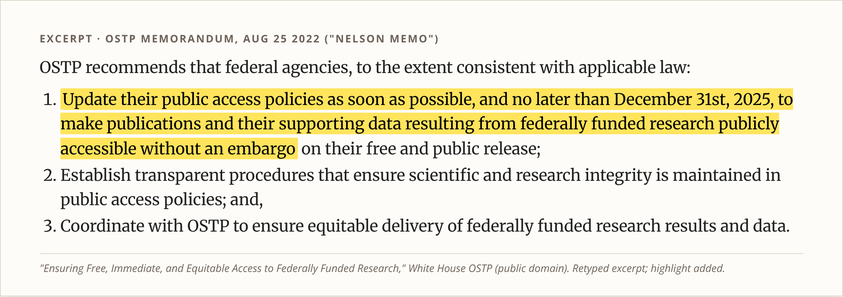
#> input picture talk/beamer/img/excerpt_nelson.png, 843 x 297 px, shrunk from 2428 x 854 before the run, found by its file name
$ python deck_spec.py
#> lines starting #> are read from the running program, lines starting #| are printed output that depends on the picture
# Single source of truth for the FAIR Data Curation talk.
# Coordinates are inches on a 10 x 5.625 in (16:9) slide, shared by the PPTX and Beamer builders.
from PIL import Image
import os
HERE = os.path.dirname(os.path.abspath(__file__))
IMG = lambda n: os.path.join(HERE, "..", "..", "figures", n)

RED, ACC, BODY, RULE = "C8102E", "CE1126", "6E6259", "0060C0"
NAVY, MID, TEAL, GRAY = "1B3A5C", "3D6C9E", "3891A7", "8C97A6"
TINT_B, TINT_I, TINT_G, INK = "DCE6F1", "E8F4F8", "D4EDDA", "222222"


def aspect(path):
    w, h = Image.open(path).size
#> w = 843; h = 297
    return h / w


# ---- block constructors -------------------------------------------------
def T(x, y, w, h, paras, size=14, color=BODY, font="body", align="left"):
    """Text box. paras: list of strings. '• ' = bullet, '## ' = sub-head. **bold** inline."""
    return dict(k="text", x=x, y=y, w=w, h=h, paras=paras, size=size, color=color, font=font, align=align)


def I(x, y, path, w=None, h=None, border=False):
    a = aspect(IMG(path))
#> a = 0.352
    if w is None:
        w = h / a
    if h is None:
        h = w * a
#> h = 2.11
    return dict(k="img", x=x, y=y, w=w, h=h, path=IMG(path), border=border)


def CODE(x, y, w, h, text, size=11):
    return dict(k="code", x=x, y=y, w=w, h=h, text=text, size=size)


def TAB(x, y, w, cols, rows, size=11, rowh=0.3):
    return dict(k="table", x=x, y=y, w=w, cols=cols, rows=rows, size=size, rowh=rowh)


def ST(x, y, w, h, text, size=15):
    """Statement: tinted box with red left bar."""
    return dict(k="stmt", x=x, y=y, w=w, h=h, text=text, size=size)


def BOX(x, y, w, h, fill, head, body, size=12, headcolor=NAVY):
    return dict(k="box", x=x, y=y, w=w, h=h, fill=fill, head=head, body=body, size=size, headcolor=headcolor)


def SRC(text):
    return dict(k="src", text=text)


L, W = 0.69, 8.62  # body left and width

SLIDES = []

# 1 ---------------------------------------------------------------- title
SLIDES.append(dict(kind="title",
    eyebrow="GROUP MEETING  ·  DATA STEWARDSHIP",
    title="FAIR Data Curation for Our Lab",
    subtitle="Making our phenotyping data findable, usable, and ready for USDA and NSF data sharing",
    byline="Zaki Jubery  ·  Agricultural & Biosystems Engineering and Translational AI Center  ·  Iowa State University",
    tiles=[("F", "Findable", "someone can locate it"), ("A", "Accessible", "they can open it"),
           ("I", "Interoperable", "their tools can read it"), ("R", "Reusable", "they know how, and may")],
    notes="""Today is about one practical question: if you left the lab tomorrow, could someone else find, open, understand, and legally reuse your data? FAIR is the name for the four things that make that true: Findable, Accessible, Interoperable, Reusable. I will keep it hands-on. By the end you will have a folder layout, a naming rule, a short list of formats, and a tool that does most of the work for you. About 20 minutes, then we try it on one real dataset."""))

# 2 ---------------------------------------------------------------- story
SLIDES.append(dict(title="The dataset that disappeared",
    blocks=[
        T(L, 1.4, 4.3, 2.6, [
            "A student finishes a UAV-LiDAR maize project. The paper says **\"data available upon request.\"**",
            "Two years later a reviewer asks for it. The student has graduated.",
            "The shared link opens a folder like the one on the right.",
            "## Questions nobody can answer now",
            "• Which flight date is each cloud from?",
            "• Which plot and genotype is which?",
            "• Which coordinate system? Which software?",
            "• Who is allowed to reuse it?"], size=12.5),
        CODE(5.25, 1.45, 4.06, 2.45,
             "final_v3_REAL/\n  cloud_merged FINAL.las\n  lidar_aug2_v3_REAL.laz\n  lidar_aug2_v3_REAL (1).laz\n  plot map FINAL.xlsx\n  ~$plot map FINAL.xlsx\n  Untitled.ipynb\n  Untitled1.ipynb\n  New folder/IMG_4521.HEIC", size=11.5),
        ST(L, 4.45, W, 0.58, "The data still exists. It is just useless without the context that lived in one person's head.", size=14),
    ],
    notes="""Let me start with a story most of us have lived. A student finishes a drone LiDAR project. The paper says data available upon request. Two years later a reviewer or a new student asks for it. The person who made it is gone. The folder looks like this: final, v3, REAL, copy one. Nobody knows which flight each file came from, which plots are which genotypes, or what coordinate system the points are in. The files are not lost. The context is lost. FAIR is the habit of writing that context down while you still remember it."""))

# 3 ---------------------------------------------------------------- why now
SLIDES.append(dict(title="Why now: our funders require it",
    blocks=[
        I(L, 1.35, "excerpt_nelson.png", w=6.0, border=True),
        BOX(6.95, 1.35, 2.36, 2.11, "F2F5F9", "€10.2 billion / year", "Minimum yearly cost of non-FAIR research data to the EU economy (European Commission / PwC, 2018).", size=11, headcolor=RED),
        BOX(L, 3.65, 2.0, 1.38, TINT_B, "Aug 2022", "OSTP \"Nelson memo\": papers **and supporting data**, no embargo", size=10.5),
        BOX(L + 2.207, 3.65, 2.0, 1.38, TINT_I, "Dec 2024", "Agencies publish new public-access policies", size=10.5),
        BOX(L + 4.413, 3.65, 2.0, 1.38, TINT_G, "Dec 2025", "Deadline for the new policies to take effect (USDA, NSF, NIH…)", size=10.5),
        BOX(L + 6.62, 3.65, 2.0, 1.38, "F2F2F2", "2026", "NeurIPS dataset track requires Croissant + Responsible-AI metadata", size=10.5),
    ],
    notes="""Why does this matter now and not ten years ago? Because it became a rule. In August 2022 the White House science office told every federal agency, including USDA and NSF, to make publications and the data behind them public with no embargo. The highlighted line is the key part. Agencies had to publish new policies by the end of 2024 and put them in effect by the end of 2025. So every grant we write from here on needs a real data management plan, and reviewers will check it. Machine learning venues are doing the same thing: NeurIPS now requires a Croissant metadata file for dataset papers. And the cost of not doing this is large. The European Commission estimated at least 10 billion euros a year."""))

# 4 ---------------------------------------------------------------- library
SLIDES.append(dict(title="FAIR is a library catalog for data",
    blocks=[
        TAB(L, 1.4, W, [1.55, 3.0, 4.07], [
            ["Letter", "In a library", "In our lab"],
            ["**F** Findable", "Call number + catalog card", "A **DOI** (permanent ID) + rich metadata in a searchable repository"],
            ["**A** Accessible", "Clear borrowing rules; the card stays even if the book is lost", "Download over HTTPS; login allowed; metadata stays online"],
            ["**I** Interoperable", "Written in a language readers know", "Open formats (LAS, ENVI, PLY, VCF, CSV) + shared trait terms"],
            ["**R** Reusable", "Edition, author, copyright page", "License, provenance (how it was made), community standard (MIAPPE)"]],
            size=11.5, rowh=0.5),
        ST(L, 4.15, W, 0.85, "**FAIR is not the same as open.** Private industry genotypes can still be FAIR: the metadata is public, the DOI works, and the access rule is written down (\"request through a data-use agreement\").", size=13),
    ],
    notes="""The easiest way to remember FAIR is a library. A book is findable because it has a call number and a catalog card. It is accessible because there are clear rules for borrowing it, and the catalog card stays even if the book is lost. It is interoperable because it is written in a language you can read. And it is reusable because the copyright page tells you the edition, the author, and what you are allowed to do with it. Our datasets need the same four things: a DOI, open formats, shared vocabulary for traits, a license, and a record of how the data was made. One important point: FAIR does not mean open. Our industry genotype data can stay private and still be FAIR, as long as the description is public and the access rule is clear."""))

# 5 ---------------------------------------------------------------- 15 principles
SLIDES.append(dict(title="The 15 principles: the yellow ones are our job",
    blocks=[
        I(L, 1.33, "excerpt_fair15.png", h=3.62, border=True),
        T(L + 3.62 / aspect(IMG("excerpt_fair15.png")) + 0.25, 1.35, 9.31 - (L + 3.62 / aspect(IMG("excerpt_fair15.png")) + 0.25), 3.7, [
            "## Repository gives us",
            "F1 DOI, F4 indexing, A1–A2 access and long-lived metadata",
            "## We must supply",
            "F2/R1 rich metadata",
            "I2 shared trait terms",
            "R1.1 a license",
            "R1.2 provenance",
            "R1.3 MIAPPE / Croissant",
            "## Blue = private is OK",
            "A1.2 login and approval are allowed"], size=11),
    ],
    notes="""Here are the actual 15 principles from the 2016 paper by Wilkinson and colleagues, retyped from the published list. You do not need to memorize them. Notice that about half are handled for us the moment we deposit data in a real repository: the DOI, the search index, the download protocol, and keeping the description online. The ones in yellow are our job, and the repository cannot do them for us: describe the data richly, use shared words for traits, pick a license, record how the data was made, and follow our field's standards, which for plant phenotyping is MIAPPE. The blue one, A1.2, is why private data can still be FAIR."""))
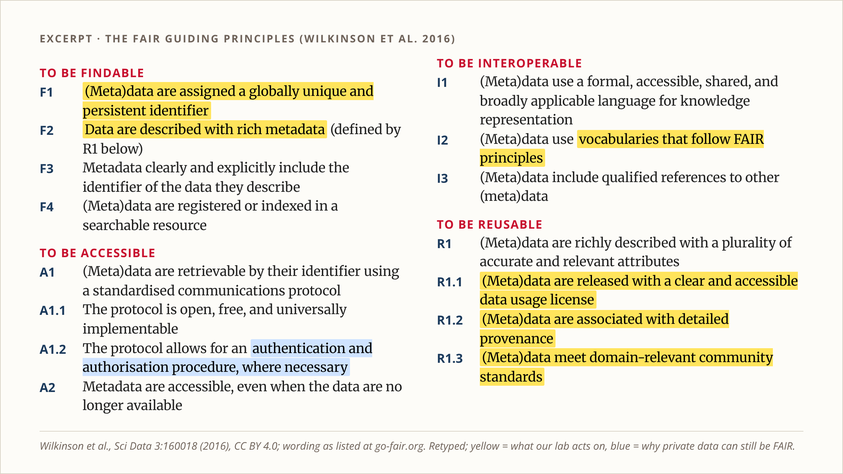
#> input picture talk/beamer/img/excerpt_fair15.png, 843 x 474 px, shrunk from 2428 x 1364 before the run, found by its file name
#> in aspect (call 2), `w, h = Image.open(path).size`: h = 474

# 6 ---------------------------------------------------------------- machines
SLIDES.append(dict(title="Written for machines, not only for people",
    blocks=[
        I(L + (W - 7.2) / 2, 1.35, "excerpt_machine.png", w=7.2, border=True),
        BOX(L, 3.72, 2.75, 1.3, TINT_B, "Search engines", "Google Dataset Search and repository search read structured metadata, not your README prose.", size=11),
        BOX(L + 2.935, 3.72, 2.75, 1.3, TINT_I, "Scripts and pipelines", "A loader can pull every LiDAR file from session 03 only if names and metadata follow a rule.", size=11),
        BOX(L + 5.87, 3.72, 2.75, 1.3, TINT_G, "AI agents", "An agent can find, check, and load a Croissant-described dataset without emailing you.", size=11),
    ],
    notes="""The principles have one unusual idea: they are written for computers as much as for people. The highlighted phrase says the goal is that software can find, access, combine, and reuse data with little or no human help. That is why a nice README in plain English is not enough. Search engines read structured metadata. Our own scripts can only grab, say, all the LiDAR from session three if the folders and names follow a rule. And AI agents, which many of us now use, can load a dataset described in Croissant without asking anyone. So the rules I show next are really about making our data machine-readable."""))
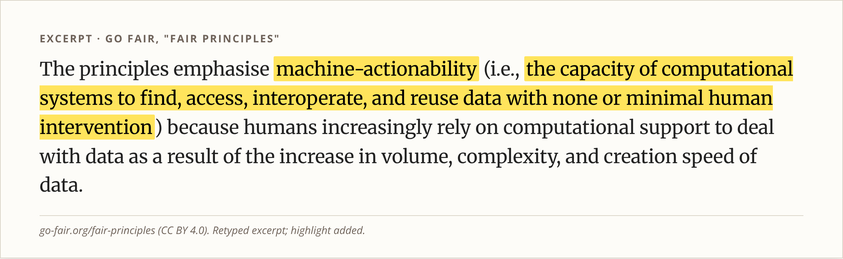
#> input picture talk/beamer/img/excerpt_machine.png, 843 x 259 px, shrunk from 2428 x 746 before the run, found by its file name
#> in aspect (call 5), `w, h = Image.open(path).size`: h = 259

# 7 ---------------------------------------------------------------- scoring
SLIDES.append(dict(title="How to score it: one weak letter sinks the whole dataset",
    blocks=[
        T(L, 1.33, 3.05, 3.7, [
            "Score each of the 15 sub-principles 0, 0.5, or 1.",
            "## Average",
            "FAIR% = (100 / 15) × Σ s_k",
            "## Weakest link (teaching model)",
            "P(reuse) ≈ F × A × I × R",
            "Reuse needs find AND open AND read AND trust, so the letters multiply.",
            "## Our LiDAR example",
            "Mean: **26.7% → 93.3%** (3.5×)",
            "Product: **0.0026 → 0.729** (280×)"], size=12),
        I(3.95, 1.45, "fair_score_chart.png", w=5.36),
        SRC("Worked example and scoring from our FAIR lesson; the product model is a teaching aid, not a published metric."),
    ],
    math=dict(avg=r"\mathrm{FAIR\%}=\frac{100}{15}\sum_{k=1}^{15}s_k", prod=r"P(\mathrm{reuse})\approx F\cdot A\cdot I\cdot R"),
    notes="""How do we know if we did a good job? Score each of the 15 sub-principles as zero, half, or one. The simple score is the average. But the average hides something. To reuse data, someone has to find it, and open it, and read it, and trust it. When steps are joined by AND, you multiply. So I also show the product of the four letter scores. For our LiDAR example, the folder on Google Drive scores 27 percent on average, which sounds bad but not hopeless. The product is 0.0026, which says almost nobody will ever reuse it. After we add a DOI, MIAPPE and Croissant metadata, and a license, the average is 93 percent and the product jumps 280 times. Lesson: fix your worst letter first. For most of us that is F, findable. This product is a teaching model, not an official metric."""))
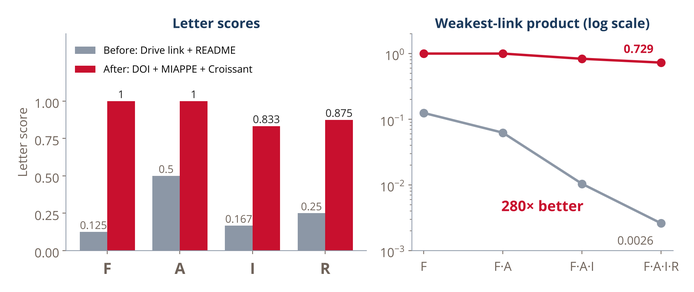
#> input picture talk/beamer/img/fair_score_chart.png, 694 x 292 px, shrunk from 2000 x 840 before the run, found by its file name
#> in aspect (call 6), `w, h = Image.open(path).size`: w = 694; h = 292

# 8 ---------------------------------------------------------------- folder layout
SLIDES.append(dict(title="Rule 1: one numbered folder layout for every project",
    blocks=[
        CODE(L, 1.4, 4.75, 3.6,
             "maize-uav-lidar-2025/\n"
             "  README.md            <- start here\n"
             "  00_docs/             notes, protocols\n"
             "  01_metadata/         plot map, calibration,\n"
             "                       manifest, MIAPPE, Croissant\n"
             "  02_raw/              straight off the sensor\n"
             "    01_uav_rgb/01_2025-07-14/\n"
             "    04_lidar/02_2025-08-02/\n"
             "  03_processed/        orthomosaics, clouds, 3DGS\n"
             "  04_results/          trait tables, models\n"
             "  05_code/             scripts, git commit\n"
             "  99_review/           possible duplicates", size=10.5),
        T(5.65, 1.4, 3.66, 3.6, [
            "## Read the numbers in order",
            "00 → 05 is the path a new student should follow: what it is, how to read it, the data, what we made from it, and the code.",
            "## Inside each folder",
            "Data types are numbered in **pipeline order**: sensor data before the products made from it.",
            "## Raw is read-only",
            "Never edit files in 02_raw. Everything else can be rebuilt from raw + code."], size=12),
    ],
    notes="""Rule one is a single folder layout for every project. The numbers are the reading order for someone new. Zero zero is docs: what is this. Zero one is metadata: the plot map and calibration you need to make sense of anything else. Zero two is raw data straight off each sensor. Zero three is what we processed from it. Zero four is the final results that go into papers. Zero five is the code. Inside each folder, data types are numbered in pipeline order. And one hard rule: never edit anything in raw. If processed data is lost, we can rebuild it from raw plus code. If raw is changed, we cannot."""))

# 9 ---------------------------------------------------------------- naming
SLIDES.append(dict(title="Rule 2: names carry the date, the session, and nothing else",
    blocks=[
        T(L, 1.33, W, 1.55, [
            "• Dates in ISO 8601: **2025-07-14** in folders, **20250714** in names, so they sort in time order.",
            "• Each field day gets one **session number** shared by every sensor: s01 = 2025-07-14 for drone, LiDAR, and photos.",
            "• No spaces, and no **final**, **v3**, **REAL**, or **copy**. Versions live in git or the README.",
            "• Keep sensor timestamp names (DJI_2025…); rename only meaningless ones (IMG_4521, Untitled1)."], size=12),
        TAB(L, 2.95, W, [3.6, 5.02], [
            ["Before", "After"],
            ["flight july 14/DJI_20250714101502_0001_D.JPG", "02_raw/01_uav_rgb/01_2025-07-14/DJI_20250714101502_0001_D.jpg"],
            ["lidar/lidar_aug2_v3_REAL (1).laz", "99_review/duplicates/…/lidar_aug2_v3.laz"],
            ["misc/New folder/IMG_4521.HEIC", "02_raw/06_photos/01_2025-07-14/s01_20250714_aea_photos_0001.heic"],
            ["notes/plot map FINAL.xlsx", "01_metadata/01_field_design/plot_map.xlsx"]],
            size=9.5, rowh=0.38),
    ],
    notes="""Rule two is about names. Dates always go year, month, day, so files sort in time order on any computer. Each field day gets one session number, and that number is the same for every sensor, so session one means July fourteenth whether you are looking at drone photos or LiDAR. No spaces, and never final, v3, REAL, or copy in a name: that is what version control and the README are for. Keep names that already carry meaning, like the DJI timestamp names. Only rename meaningless ones like IMG underscore four five two one. The table shows real examples from our demo folder. You will not do this by hand; the tool on the next slides does it."""))

# 10 --------------------------------------------------------------- formats
SLIDES.append(dict(title="Rule 3: open formats, plus the context that must travel with them",
    blocks=[
        TAB(L, 1.38, W, [1.75, 2.1, 4.77], [
            ["Data", "Format", "Must travel with it"],
            ["UAV images", "JPG / TIFF / DNG", "EXIF + GPS kept, flight and RTK logs, calibration panel"],
            ["LiDAR", "LAS / LAZ", "CRS (EPSG code) in the header, processing software and version"],
            ["Hyperspectral", "ENVI .hdr + .bil", "Wavelength list, white and dark references"],
            ["3D (SfM / NeRF / 3DGS)", "PLY + transforms.json", "Camera poses, training settings, code commit"],
            ["Genotypes", "VCF (.vcf.gz)", "Reference genome version (e.g. B73 v5)"],
            ["Traits", "CSV / Parquet", "Units and Crop Ontology trait IDs"]],
            size=10.5, rowh=0.36),
        BOX(L, 4.08, 2.75, 0.95, TINT_B, "MIAPPE 1.1", "Describes the experiment: site, design, plants, traits.", size=10.5),
        BOX(L + 2.935, 4.08, 2.75, 0.95, TINT_I, "Croissant", "Describes an ML-ready dataset in JSON-LD.", size=10.5),
        BOX(L + 5.87, 4.08, 2.75, 0.95, TINT_G, "Crop Ontology", "Shared IDs so \"plant height\" means one thing.", size=10.5),
    ],
    notes="""Rule three: use open formats, and keep the context that makes them readable. A LiDAR file without its coordinate system is a cloud of meaningless numbers. A hyperspectral cube without its wavelength list cannot be compared to anything. A Gaussian splat without camera poses and settings cannot be reproduced. So for each data type, this table lists the format and what must travel with it. On top of that we use three community standards: MIAPPE to describe the plant experiment, Croissant to describe a dataset for machine learning, and Crop Ontology so a trait like plant height has one agreed definition and ID."""))

# 11 --------------------------------------------------------------- demo 1
SLIDES.append(dict(title="Demo: FAIR Folder Curator reads the messy folder",
    blocks=[
        I(L, 1.35, "app_step1.png", h=2.95, border=True),
        I(9.31 - 2.95 / 0.911, 1.35, "app_meta.png", h=2.95, border=True),
        T(L, 4.42, W, 0.7, [
            "Drop a folder in. It reads names, sizes, dates, and file headers (GPS, capture time, LiDAR CRS, band lists) **on your computer; nothing is uploaded**. A data-curator agent then asks 3–7 questions about what it cannot see."], size=11.5),
    ],
    notes="""Doing all of this by hand is boring, so I built a tool. It is a web page called FAIR Folder Curator. You drop a messy folder into it. It reads only file names, sizes, dates, and the metadata stored inside files, like GPS and capture time from drone photos, the coordinate system from LiDAR, and the wavelength list from hyperspectral headers. Everything is read on your own computer; nothing is uploaded. Then a curator agent asks a few questions about what it cannot see, such as which files are raw and which are processed. This screen is the built-in example folder, which is made up."""))
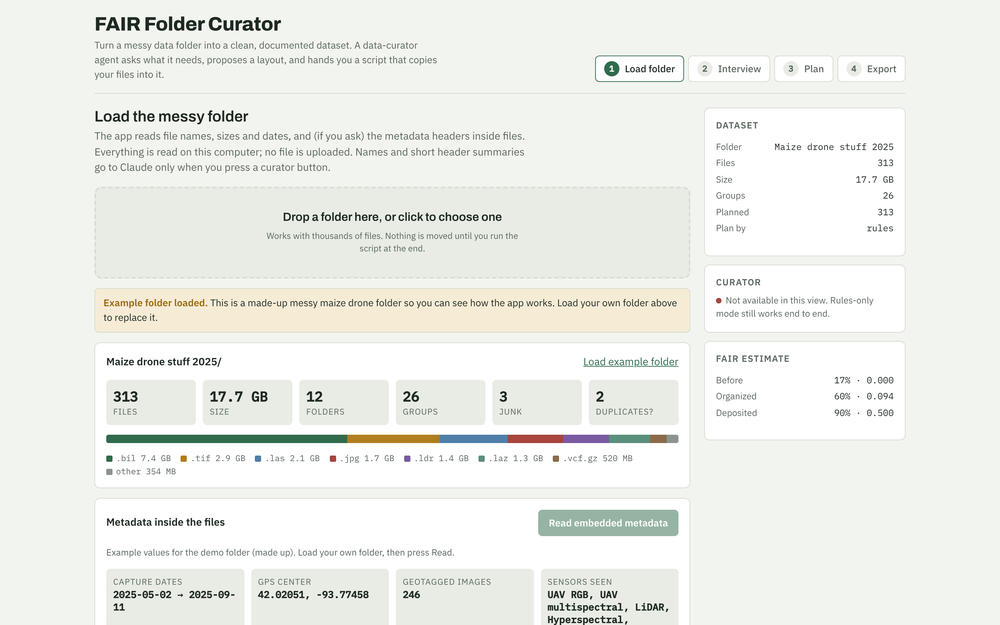
#> input picture talk/beamer/img/app_step1.png, 1000 x 625 px, shrunk from 2880 x 1800 before the run, found by its file name
#> in aspect (call 7), `w, h = Image.open(path).size`: w = 1000; h = 625
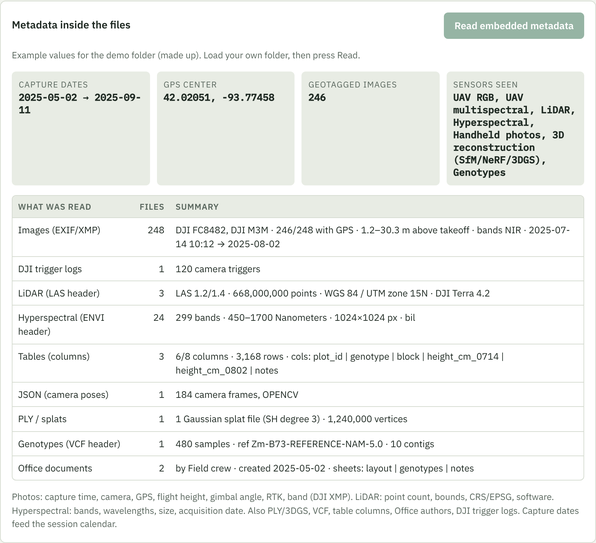
#> input picture talk/beamer/img/app_meta.png, 596 x 543 px, shrunk from 1716 x 1564 before the run, found by its file name
#> in aspect (call 8), `w, h = Image.open(path).size`: w = 596; h = 543

# 12 --------------------------------------------------------------- demo 2
SLIDES.append(dict(title="Demo: it plans the layout and hands you a safe script",
    blocks=[
#> (the run stopped early here; a loop or call above may not have finished)
